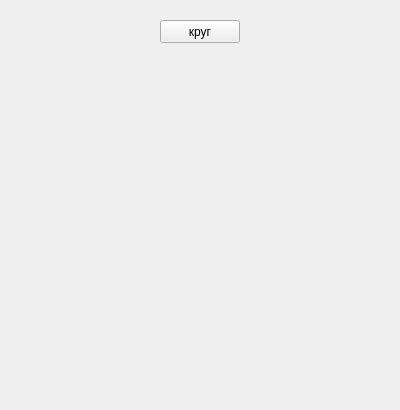
<?xml version="1.0" encoding="UTF-8"?>
<ui version="4.0">
 <class>Form</class>
 <widget class="QWidget" name="Form">
  <property name="geometry">
   <rect>
    <x>0</x>
    <y>0</y>
    <width>400</width>
    <height>410</height>
   </rect>
  </property>
  <property name="windowTitle">
   <string>Form</string>
  </property>
  <widget class="QPushButton" name="pushButton">
   <property name="geometry">
    <rect>
     <x>160</x>
     <y>20</y>
     <width>80</width>
     <height>23</height>
    </rect>
   </property>
   <property name="text">
    <string>круг</string>
   </property>
  </widget>
 </widget>
 <resources/>
 <connections/>
</ui>
